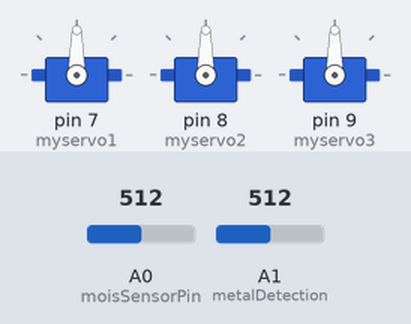
This sketch was run on a simulated Arduino Uno, built with avr-gcc and run on an emulated ATmega328P. On the bench: 3 × servo. Inputs (shaded band) come from the test bench; at power-on: A0 (moisSensorPin) = 512, A1 (metalDetection) = 512.

Above: at 0.05 s.
Timing chart, 0 to 13.1 s (numbered marks = the images above):
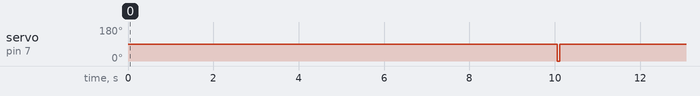

The sketch:

Segregator.ino
```cpp
#include <Servo.h>
#define moisSensorPin A0// humidity sensor attatched to analog pin 0
float moissensorvalue = 0;
float metalDetected;
int monitoring;
int metalDetection=1; //inductive meatallic sensor attatched to analog pin 1
Servo myservo1;
Servo myservo2;
Servo myservo3;
void setup()
{
   Serial.begin(9600);
   myservo1.attach(7); //wet comp.
   myservo2.attach(8); //metal comp.
   myservo3.attach(9); //dry comp.
}
void loop()
{
 monitoring = analogRead(metalDetection);
 if (monitoring > 550)
 {
   myservo2.write(90);
   delay(10000);
   myservo2.write(0);
 }
 else
 {
  for (int i = 0; i <= 50; i++)
  {
     moissensorvalue = moissensorvalue + analogRead(moisSensorPin);
    delay(1);
  }
  moissensorvalue = moissensorvalue/50.0;
   if (moissensorvalue>500)
    {
      myservo1.write(90); // sets the servo position according to the scaled value
      delay(10000);
      myservo1.write(0);
    }
  else
    {
      delay(5000);
      myservo3.write(90);
      delay(10000);
      myservo3.write(0);
    }
  }
}
```

Measured:
- by itself, servo on pin 7 (myservo1): alternates 90° for 10.0 s and 0° for 0.06 s
